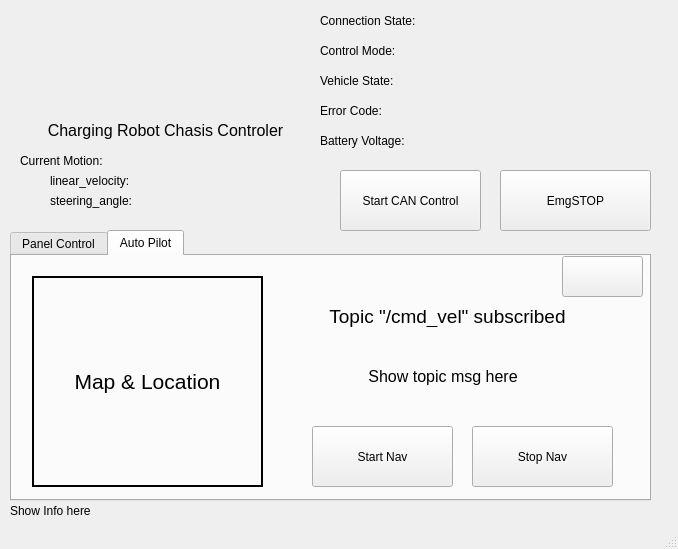
<?xml version="1.0" encoding="UTF-8"?>
<ui version="4.0">
 <class>MainWindow</class>
 <widget class="QMainWindow" name="MainWindow">
  <property name="geometry">
   <rect>
    <x>0</x>
    <y>0</y>
    <width>678</width>
    <height>549</height>
   </rect>
  </property>
  <property name="windowTitle">
   <string>Hunter2 Control Node (Version 0.1 @ Ros2)</string>
  </property>
  <property name="autoFillBackground">
   <bool>true</bool>
  </property>
  <widget class="QWidget" name="centralwidget">
   <widget class="QLabel" name="label">
    <property name="geometry">
     <rect>
      <x>10</x>
      <y>10</y>
      <width>291</width>
      <height>111</height>
     </rect>
    </property>
    <property name="text">
     <string/>
    </property>
    <property name="pixmap">
     <pixmap>../resource/images/APAS.jpg</pixmap>
    </property>
    <property name="scaledContents">
     <bool>true</bool>
    </property>
   </widget>
   <widget class="QLabel" name="label_connection_state">
    <property name="geometry">
     <rect>
      <x>320</x>
      <y>10</y>
      <width>291</width>
      <height>21</height>
     </rect>
    </property>
    <property name="text">
     <string>Connection State:</string>
    </property>
   </widget>
   <widget class="QLabel" name="label_3">
    <property name="geometry">
     <rect>
      <x>20</x>
      <y>120</y>
      <width>291</width>
      <height>21</height>
     </rect>
    </property>
    <property name="font">
     <font>
      <pointsize>12</pointsize>
     </font>
    </property>
    <property name="text">
     <string>Charging Robot Chasis Controler</string>
    </property>
    <property name="alignment">
     <set>Qt::AlignCenter</set>
    </property>
   </widget>
   <widget class="QLabel" name="label_info">
    <property name="geometry">
     <rect>
      <x>10</x>
      <y>500</y>
      <width>311</width>
      <height>21</height>
     </rect>
    </property>
    <property name="text">
     <string>Show Info here</string>
    </property>
   </widget>
   <widget class="QTabWidget" name="tabWidget">
    <property name="geometry">
     <rect>
      <x>10</x>
      <y>230</y>
      <width>641</width>
      <height>271</height>
     </rect>
    </property>
    <property name="currentIndex">
     <number>1</number>
    </property>
    <widget class="QWidget" name="tab">
     <attribute name="title">
      <string>Panel Control</string>
     </attribute>
     <widget class="QPushButton" name="pbholdbrake">
      <property name="geometry">
       <rect>
        <x>470</x>
        <y>170</y>
        <width>141</width>
        <height>61</height>
       </rect>
      </property>
      <property name="text">
       <string>Hold Brake</string>
      </property>
     </widget>
     <widget class="QPushButton" name="pbreleasebrake">
      <property name="geometry">
       <rect>
        <x>300</x>
        <y>170</y>
        <width>141</width>
        <height>61</height>
       </rect>
      </property>
      <property name="text">
       <string>Release Brake</string>
      </property>
     </widget>
     <widget class="QLabel" name="label_9">
      <property name="geometry">
       <rect>
        <x>10</x>
        <y>10</y>
        <width>231</width>
        <height>211</height>
       </rect>
      </property>
      <property name="font">
       <font>
        <pointsize>16</pointsize>
       </font>
      </property>
      <property name="frameShape">
       <enum>QFrame::Box</enum>
      </property>
      <property name="lineWidth">
       <number>2</number>
      </property>
      <property name="text">
       <string>Front Camera Image</string>
      </property>
      <property name="alignment">
       <set>Qt::AlignCenter</set>
      </property>
     </widget>
     <widget class="QLabel" name="label_11">
      <property name="geometry">
       <rect>
        <x>270</x>
        <y>20</y>
        <width>61</width>
        <height>21</height>
       </rect>
      </property>
      <property name="text">
       <string>Speed  </string>
      </property>
     </widget>
     <widget class="QLineEdit" name="lineEdit_Speed">
      <property name="geometry">
       <rect>
        <x>340</x>
        <y>20</y>
        <width>113</width>
        <height>25</height>
       </rect>
      </property>
     </widget>
     <widget class="QPushButton" name="pbSpeedUp">
      <property name="geometry">
       <rect>
        <x>490</x>
        <y>0</y>
        <width>51</width>
        <height>25</height>
       </rect>
      </property>
      <property name="text">
       <string>+</string>
      </property>
     </widget>
     <widget class="QPushButton" name="pbSpeedDown">
      <property name="geometry">
       <rect>
        <x>490</x>
        <y>60</y>
        <width>51</width>
        <height>25</height>
       </rect>
      </property>
      <property name="text">
       <string>-</string>
      </property>
     </widget>
     <widget class="QLabel" name="label_12">
      <property name="geometry">
       <rect>
        <x>300</x>
        <y>70</y>
        <width>71</width>
        <height>21</height>
       </rect>
      </property>
      <property name="text">
       <string>Direction</string>
      </property>
     </widget>
     <widget class="QLineEdit" name="lineEdit_angle">
      <property name="geometry">
       <rect>
        <x>290</x>
        <y>100</y>
        <width>113</width>
        <height>25</height>
       </rect>
      </property>
     </widget>
     <widget class="QPushButton" name="pbDirLeft">
      <property name="geometry">
       <rect>
        <x>260</x>
        <y>140</y>
        <width>51</width>
        <height>25</height>
       </rect>
      </property>
      <property name="text">
       <string>&lt;-</string>
      </property>
     </widget>
     <widget class="QPushButton" name="pbDirRight">
      <property name="geometry">
       <rect>
        <x>380</x>
        <y>140</y>
        <width>51</width>
        <height>25</height>
       </rect>
      </property>
      <property name="text">
       <string>-&gt;</string>
      </property>
     </widget>
     <widget class="QPushButton" name="pbDirStraight">
      <property name="geometry">
       <rect>
        <x>320</x>
        <y>140</y>
        <width>51</width>
        <height>25</height>
       </rect>
      </property>
      <property name="text">
       <string>|</string>
      </property>
     </widget>
     <widget class="QPushButton" name="pbSpeedzero">
      <property name="geometry">
       <rect>
        <x>490</x>
        <y>30</y>
        <width>51</width>
        <height>25</height>
       </rect>
      </property>
      <property name="text">
       <string>0</string>
      </property>
     </widget>
    </widget>
    <widget class="QWidget" name="tab_2">
     <attribute name="title">
      <string>Auto Pilot</string>
     </attribute>
     <widget class="QLabel" name="label_10">
      <property name="geometry">
       <rect>
        <x>20</x>
        <y>20</y>
        <width>231</width>
        <height>211</height>
       </rect>
      </property>
      <property name="font">
       <font>
        <pointsize>16</pointsize>
       </font>
      </property>
      <property name="frameShape">
       <enum>QFrame::Box</enum>
      </property>
      <property name="lineWidth">
       <number>2</number>
      </property>
      <property name="text">
       <string>Map &amp; Location</string>
      </property>
      <property name="alignment">
       <set>Qt::AlignCenter</set>
      </property>
     </widget>
     <widget class="QPushButton" name="pbStartAuto">
      <property name="geometry">
       <rect>
        <x>300</x>
        <y>170</y>
        <width>141</width>
        <height>61</height>
       </rect>
      </property>
      <property name="text">
       <string>Start Nav</string>
      </property>
     </widget>
     <widget class="QPushButton" name="pbreleasebrake_2">
      <property name="geometry">
       <rect>
        <x>460</x>
        <y>170</y>
        <width>141</width>
        <height>61</height>
       </rect>
      </property>
      <property name="text">
       <string>Stop Nav</string>
      </property>
     </widget>
     <widget class="QLabel" name="label_4">
      <property name="geometry">
       <rect>
        <x>290</x>
        <y>50</y>
        <width>291</width>
        <height>21</height>
       </rect>
      </property>
      <property name="font">
       <font>
        <pointsize>14</pointsize>
       </font>
      </property>
      <property name="text">
       <string>Topic &quot;/cmd_vel&quot; subscribed</string>
      </property>
      <property name="alignment">
       <set>Qt::AlignCenter</set>
      </property>
     </widget>
     <widget class="QLabel" name="label_topic">
      <property name="geometry">
       <rect>
        <x>290</x>
        <y>90</y>
        <width>291</width>
        <height>61</height>
       </rect>
      </property>
      <property name="font">
       <font>
        <pointsize>12</pointsize>
       </font>
      </property>
      <property name="text">
       <string>Show topic msg here  </string>
      </property>
      <property name="alignment">
       <set>Qt::AlignCenter</set>
      </property>
      <property name="wordWrap">
       <bool>true</bool>
      </property>
     </widget>
     <widget class="QPushButton" name="pbIsAuto">
      <property name="geometry">
       <rect>
        <x>550</x>
        <y>0</y>
        <width>81</width>
        <height>41</height>
       </rect>
      </property>
      <property name="text">
       <string/>
      </property>
      <property name="icon">
       <iconset>
        <normaloff>../../disable.jpg</normaloff>
        <normalon>../../enable.jpg</normalon>../../disable.jpg</iconset>
      </property>
      <property name="iconSize">
       <size>
        <width>72</width>
        <height>48</height>
       </size>
      </property>
     </widget>
    </widget>
   </widget>
   <widget class="QLabel" name="label_control_mode">
    <property name="geometry">
     <rect>
      <x>320</x>
      <y>40</y>
      <width>291</width>
      <height>21</height>
     </rect>
    </property>
    <property name="text">
     <string>Control Mode:</string>
    </property>
   </widget>
   <widget class="QLabel" name="label_vehicle_state">
    <property name="geometry">
     <rect>
      <x>320</x>
      <y>70</y>
      <width>291</width>
      <height>21</height>
     </rect>
    </property>
    <property name="text">
     <string>Vehicle State:</string>
    </property>
   </widget>
   <widget class="QLabel" name="label_Error_code">
    <property name="geometry">
     <rect>
      <x>320</x>
      <y>100</y>
      <width>291</width>
      <height>21</height>
     </rect>
    </property>
    <property name="text">
     <string>Error Code:</string>
    </property>
   </widget>
   <widget class="QPushButton" name="pbEMG">
    <property name="geometry">
     <rect>
      <x>500</x>
      <y>170</y>
      <width>151</width>
      <height>61</height>
     </rect>
    </property>
    <property name="text">
     <string>EmgSTOP</string>
    </property>
   </widget>
   <widget class="QPushButton" name="pbSwitchCntl">
    <property name="geometry">
     <rect>
      <x>340</x>
      <y>170</y>
      <width>141</width>
      <height>61</height>
     </rect>
    </property>
    <property name="text">
     <string>Start CAN Control</string>
    </property>
   </widget>
   <widget class="QLabel" name="label_8">
    <property name="geometry">
     <rect>
      <x>20</x>
      <y>150</y>
      <width>131</width>
      <height>21</height>
     </rect>
    </property>
    <property name="text">
     <string>Current Motion:</string>
    </property>
   </widget>
   <widget class="QLabel" name="label_battery_voltage">
    <property name="geometry">
     <rect>
      <x>320</x>
      <y>130</y>
      <width>291</width>
      <height>21</height>
     </rect>
    </property>
    <property name="text">
     <string>Battery Voltage:</string>
    </property>
   </widget>
   <widget class="QLabel" name="label_linear_velocity">
    <property name="geometry">
     <rect>
      <x>50</x>
      <y>170</y>
      <width>231</width>
      <height>21</height>
     </rect>
    </property>
    <property name="text">
     <string>linear_velocity:</string>
    </property>
   </widget>
   <widget class="QLabel" name="label_steering_angle">
    <property name="geometry">
     <rect>
      <x>50</x>
      <y>190</y>
      <width>231</width>
      <height>21</height>
     </rect>
    </property>
    <property name="text">
     <string>steering_angle:</string>
    </property>
   </widget>
  </widget>
  <widget class="QStatusBar" name="statusbar"/>
 </widget>
 <resources/>
 <connections/>
</ui>
